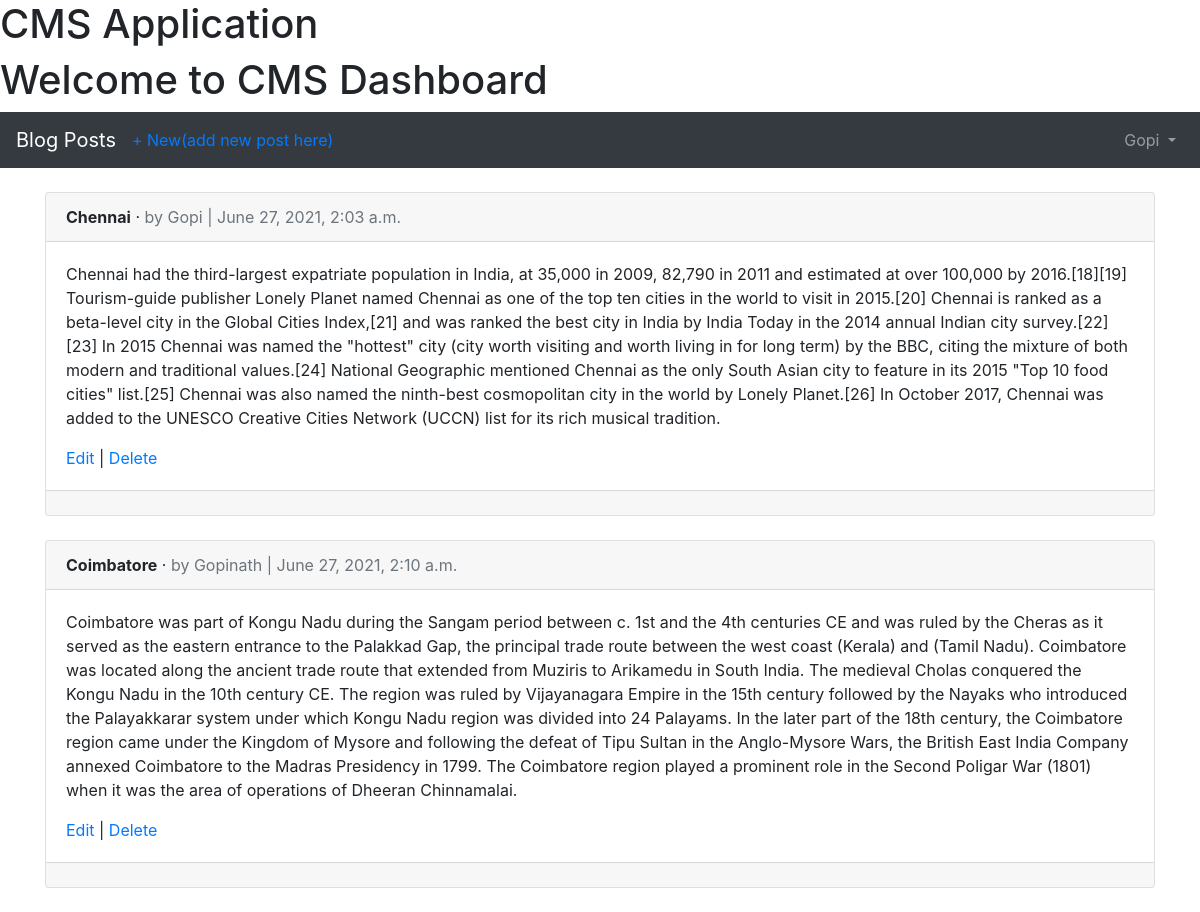
The page /articles/ (signed in) on the database its author committed.
### users/models.py (models this page shows)
class CustomUser(AbstractUser):
    age = models.PositiveIntegerField(default=0)

### articles/models.py (models this page shows, shortened)
class Article(models.Model):
    title = models.CharField(max_length=255)
    body = models.TextField()
    date = models.DateTimeField(auto_now_add=True)
    author = models.ForeignKey(get_user_model(),on_delete=models.CASCADE,)

### articles/views.py (the view)
# urls.py: path('', views.ArticleListView.as_view(), name='article_list'),
class ArticleListView(LoginRequiredMixin, ListView):
    model = models.Article
    template_name = 'article_list.html'

### templates/article_list.html (shortened to what this page needs)
{% extends 'base.html' %}
{% block content %}
{% for article in object_list %}
<div class="card">
<div class="card-header">
<span class="font-weight-bold">{{ article.title }}</span> &middot;
<span class="text-muted">by {{ article.author }} | {{ article.date }}</span>
</div>
<div class="card-body">
<p>{{ article.body }}</p>
<a href="{% url 'article_edit' article.pk %}">Edit</a> |
<a href="{% url 'article_delete' article.pk %}">Delete</a>
</div>
<div class="card-footer">
</div>
</div>
<br />
{% endfor %}
{% endblock content %}

### templates/base.html (shortened to what this page needs)
<!doctype html>
<html lang="en">
<head>
<link rel="stylesheet" href="https://maxcdn.bootstrapcdn.com/bootstrap/4.0.0/css\/bootstrap.min.css">
    <h1> CMS Application</h1>
    <h1> Welcome to CMS Dashboard</h1>
</head>
<body>
<nav class="navbar navbar-expand-md navbar-dark bg-dark mb-4">
<a class="navbar-brand" href="{% url 'home' %}">Blog Posts</a>
{% if user.is_authenticated %}
<ul class="navbar-nav mr-auto">
<li class="nav-item"><a href="{% url 'article_new' %}">+ New(add new post here)</a></li>
</ul>
{% endif %}
<div class="collapse navbar-collapse" id="navbarCollapse">
{% if user.is_authenticated %}
<ul class="navbar-nav ml-auto">
<li class="nav-item">
<a class="nav-link dropdown-toggle" href="#" id="userMenu" data-toggle\
="dropdown" aria-haspopup="true" aria-expanded="false">
{{ user.username }}
</a>
</li>
</ul>
{% else %}
<form class="form-inline ml-auto">
<a href="{% url 'login' %}" class="btn btn-outline-secondary">Log in</a>
<a href="{% url 'signup' %}" class="btn btn-primary ml-2">Sign up</a>
</form>
{% endif %}
</div>
</nav>
<div class="container">
{% block content %}
{% endblock %}
</div>
</body>
</html>

### rows shown on the page
CustomUser: username "Gopi"
Article: title "Chennai", author "Gopi", date "June 27, 2021, 2:03 a.m.", body "Chennai had the third-largest expatriate population in India, at 35,000 in 2009, 82,790 in 2011 and estimated at over 100,000 by 2016.[18][19] Tourism-guide publisher Lonely Planet named Chennai as one of the top ten cities in the world to visit in 2015.[20] Chennai is ranked as a beta-level city in the Global Cities Index,[21] and was ranked the best city in India by India Today in the 2014 annual Indian city survey.[22][23] In 2015 Chennai was named the \"hottest\" city (city worth visiting and worth living in for long term) by the BBC, citing the mixture of both modern and traditional values.[24] National Geographic mentioned Chennai as the only South Asian city to feature in its 2015 \"Top…"
Article: title "Coimbatore", author "Gopinath", date "June 27, 2021, 2:10 a.m.", body "Coimbatore was part of Kongu Nadu during the Sangam period between c. 1st and the 4th centuries CE and was ruled by the Cheras as it served as the eastern entrance to the Palakkad Gap, the principal trade route between the west coast (Kerala) and (Tamil Nadu). Coimbatore was located along the ancient trade route that extended from Muziris to Arikamedu in South India. The medieval Cholas conquered the Kongu Nadu in the 10th century CE. The region was ruled by Vijayanagara Empire in the 15th century followed by the Nayaks who introduced the Palayakkarar system under which Kongu Nadu region was divided into 24 Palayams. In the later part of the 18th century, the Coimbatore region came under…"
